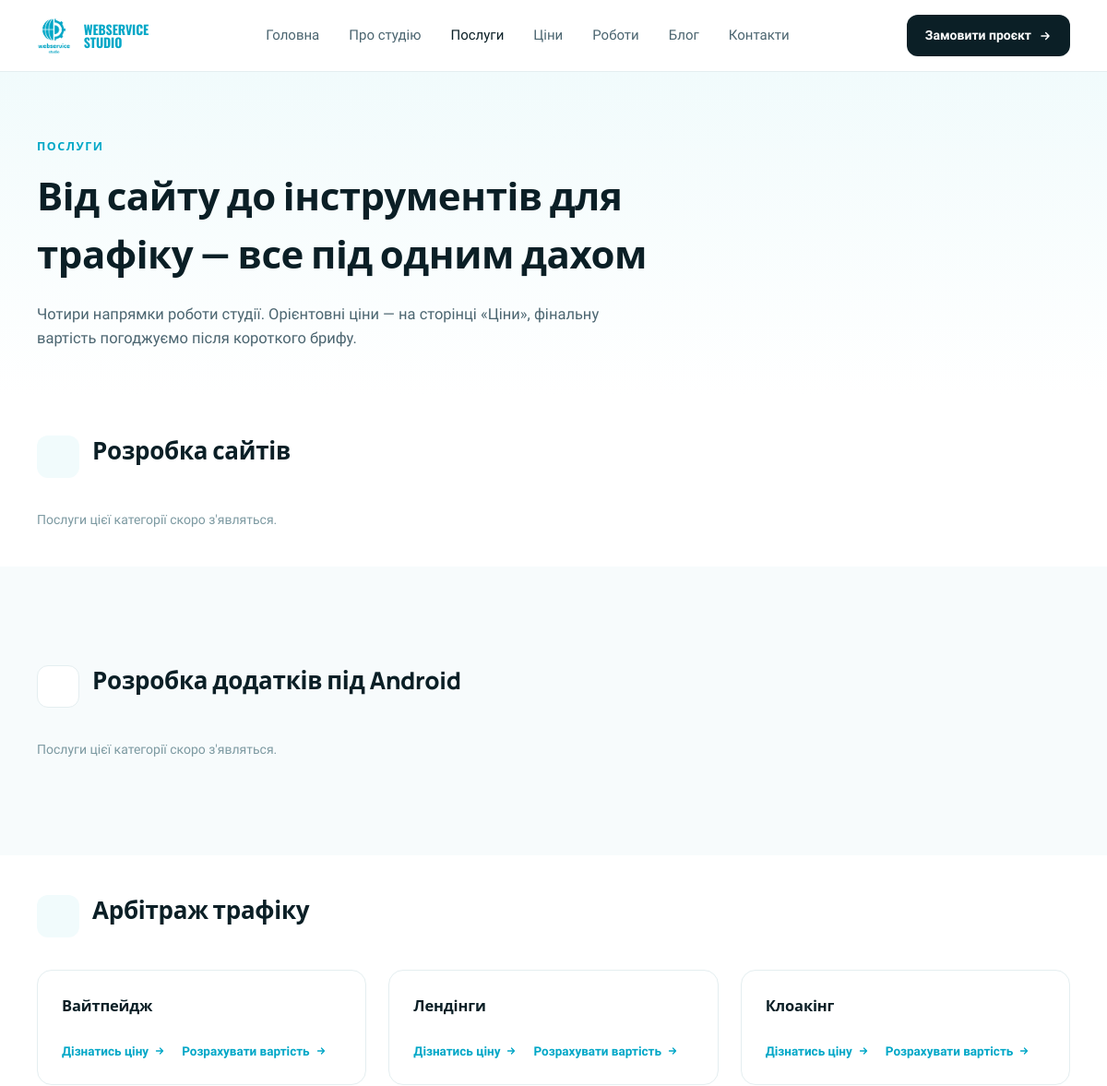
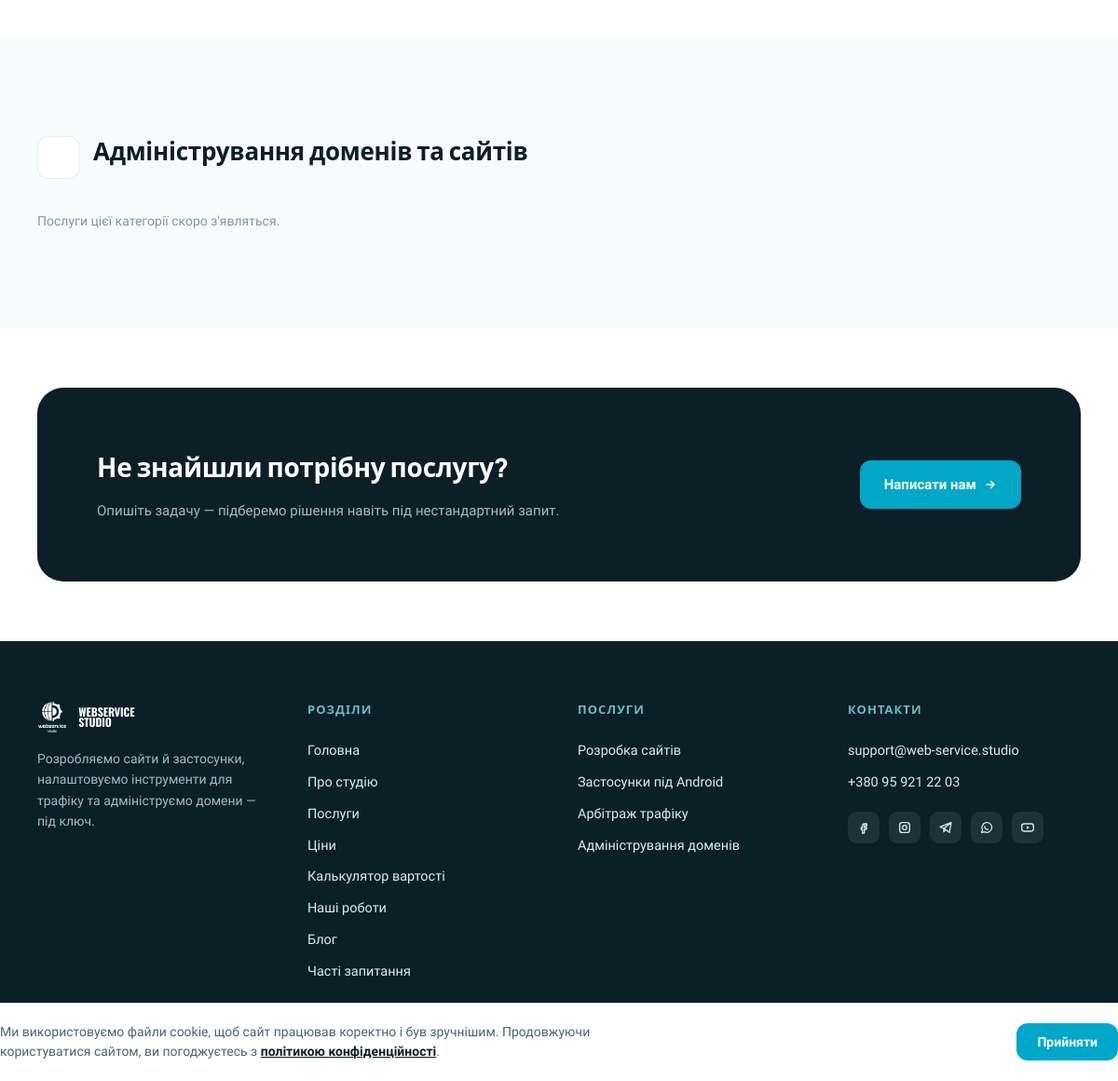
Page /poslugy on the committed database (2 pictures, top to bottom).
### tables this page shows
CREATE TABLE service_categories (
    id          INT UNSIGNED AUTO_INCREMENT PRIMARY KEY,
    name        VARCHAR(150) NOT NULL,
    slug        VARCHAR(160) NOT NULL,
    sort_order  SMALLINT UNSIGNED NOT NULL DEFAULT 0,
    status      ENUM('published','hidden') NOT NULL DEFAULT 'published',
    created_at  TIMESTAMP NOT NULL DEFAULT CURRENT_TIMESTAMP,
    updated_at  TIMESTAMP NOT NULL DEFAULT CURRENT_TIMESTAMP ON UPDATE CURRENT_TIMESTAMP,
    UNIQUE KEY uq_service_categories_slug (slug)
);

CREATE TABLE services (
    id               INT UNSIGNED AUTO_INCREMENT PRIMARY KEY,
    category_id      INT UNSIGNED NOT NULL,
    title            VARCHAR(190) NOT NULL,
    slug             VARCHAR(200) NOT NULL,
    description      TEXT NULL,
    price_from       DECIMAL(10,2) NULL COMMENT 'NULL, пока не задано в админке',
    price_to         DECIMAL(10,2) NULL,
    price_note       VARCHAR(190) NULL COMMENT 'напр. "від", "договірна", назва пакету',
    currency         CHAR(3) NOT NULL DEFAULT 'UAH',
    sort_order       SMALLINT UNSIGNED NOT NULL DEFAULT 0,
    status           ENUM('published','hidden') NOT NULL DEFAULT 'published',
    seo_title        VARCHAR(190) NULL,
    seo_description  VARCHAR(320) NULL,
    created_at       TIMESTAMP NOT NULL DEFAULT CURRENT_TIMESTAMP,
    updated_at       TIMESTAMP NOT NULL DEFAULT CURRENT_TIMESTAMP ON UPDATE CURRENT_TIMESTAMP,
    UNIQUE KEY uq_services_slug (slug),
    KEY idx_services_category (category_id),
    CONSTRAINT fk_services_category FOREIGN KEY (category_id)
        REFERENCES service_categories(id) ON UPDATE CASCADE ON DELETE RESTRICT
);

### index.php (called while the page is built, shortened)
<?php
require __DIR__ . '/includes/Router.php';
$router = new Router();
$router->get('/assets/uploads/{path}', function (array $params) {
    Upload::serve($params['path'] ?? '');
});
$router->get('/', function () {
    require __DIR__ . '/templates/home.php';
});
$router->get('/poslugy', function () {
    require __DIR__ . '/templates/services.php';
});
$router->get('/tsiny', function () {
    require __DIR__ . '/templates/pricing.php';
});
$router->get('/kalkulyator', function () {
    require __DIR__ . '/templates/calculator.php';
});
$router->get('/portfolio', function () {
    require __DIR__ . '/templates/portfolio.php';
});
$router->get('/portfolio/{slug}', function (array $params) {
    require __DIR__ . '/templates/portfolio-case.php';
});
$router->get('/blog', function () {
    require __DIR__ . '/templates/blog.php';
});
$router->get('/blog/{slug}', function (array $params) {
    require __DIR__ . '/templates/blog-article.php';
});
$router->get('/kontakty', function () {
    require __DIR__ . '/templates/contacts.php';
});
$router->get('/sitemap.xml', function () {
    require __DIR__ . '/templates/sitemap.php';
});
$router->get('/karta-sajtu', function () {
    require __DIR__ . '/templates/sitemap-page.php';
});
$router->get('/chasti-zapytannya', function () {
    require __DIR__ . '/templates/faq.php';
});
$router->post('/kontakty', function () {
    require __DIR__ . '/templates/contacts-submit.php';
});
$router->get('/{slug}', function (array $params) {
    require __DIR__ . '/templates/page.php';
});
$router->dispatch($_SERVER['REQUEST_METHOD'], $_SERVER['REQUEST_URI']);

### includes/Database.php (called while the page is built, shortened)
<?php
final class Database
{
    private static ?PDO $instance = null;
    public static function connect(array $config): PDO
    {
        if (self::$instance !== null) {
            return self::$instance;
        }
        $db = $config['db'];
        $dsn = sprintf(
            'mysql:host=%s;port=%d;dbname=%s;charset=%s',
            $db['host'],
            $db['port'],
            $db['name'],
            $db['charset']
        );
        self::$instance = new PDO($dsn, $db['user'], $db['pass'], [
            PDO::ATTR_ERRMODE => PDO::ERRMODE_EXCEPTION,
            PDO::ATTR_DEFAULT_FETCH_MODE => PDO::FETCH_ASSOC,
            PDO::ATTR_EMULATE_PREPARES => false,
        ]);
        return self::$instance;
    }
}

### includes/Model.php (called while the page is built, shortened)
<?php
abstract class Model
{
    protected static function db(): PDO
    {
        return Database::connect($GLOBALS['config']);
    }
}

### includes/models/ServiceCategory.php (called while the page is built, shortened)
<?php
class ServiceCategory extends Model
{
    public static function published(): array
    {
        $stmt = static::db()->query("SELECT * FROM service_categories WHERE status = 'published' ORDER BY sort_order, name");
        return $stmt->fetchAll();
    }
}

### includes/helpers.php (called while the page is built, shortened)
<?php
function h($value): string
{
    return htmlspecialchars((string) $value, ENT_QUOTES, 'UTF-8');
}

### includes/models/Service.php (called while the page is built, shortened)
<?php
class Service extends Model
{
    public static function publishedByCategory(int $categoryId): array
    {
        $stmt = static::db()->prepare(
            "SELECT * FROM services WHERE category_id = ? AND status = 'published' ORDER BY sort_order, title"
        );
        $stmt->execute([$categoryId]);
        return $stmt->fetchAll();
    }
}

### templates/services.php (the view, shortened to what this page needs)
<?php
$categoryIcons = [
    'rozrobka-saitiv' => '<svg width="20" height="20" viewBox="0 0 24 24" fill="none" stroke="currentColor" stroke-width="1.8"><circle cx="12" cy="12" r="9"/><path d="M3 12h18M12 3c2.5 2.6 3.8 5.7 3.8 9s-1.3 6.4-3.8 9c-2.5-2.6-3.8-5.7-3.8-9s1.3-6.4 3.8-9z"/></svg>',
    'android-dodatky' => '<svg width="20" height="20" viewBox="0 0 24 24" fill="none" stroke="currentColor" stroke-width="1.8"><rect x="6" y="3" width="12" height="18" rx="2.5"/><path d="M11 18h2"/></svg>',
    'arbitrazh-trafiku' => '<svg width="20" height="20" viewBox="0 0 24 24" fill="none" stroke="currentColor" stroke-width="1.8"><path d="M12 3l7 3v6c0 5-3 8-7 9-4-1-7-4-7-9V6l7-3z"/></svg>',
    'administruvannia' => '<svg width="20" height="20" viewBox="0 0 24 24" fill="none" stroke="currentColor" stroke-width="1.8"><rect x="4" y="4" width="16" height="6" rx="1.5"/><rect x="4" y="14" width="16" height="6" rx="1.5"/><circle cx="7.5" cy="7" r="0.6" fill="currentColor" stroke="none"/><circle cx="7.5" cy="17" r="0.6" fill="currentColor" stroke="none"/></svg>',
];
$serviceCalcAnchors = [
    'whitepage' => 'vajtpejdzh',
    'lendingy' => 'lendingy',
    'kloaking' => 'kloaking',
    'administruvannia' => 'administruvannia',
    'android' => 'android',
];
$categories = ServiceCategory::published();
$categoryServices = [];
$allServicesForSchema = [];
foreach ($categories as $cat) {
    $categoryServices[$cat['id']] = Service::publishedByCategory((int) $cat['id']);
    array_push($allServicesForSchema, ...$categoryServices[$cat['id']]);
}
require __DIR__ . '/partials/header.php';
?>
<main>
  <div class="hero">
    <div class="container">
      <span class="eyebrow">Послуги</span>
      <h1>Від сайту до інструментів для трафіку — все під одним дахом</h1>
      <p class="lead">Чотири напрямки роботи студії. Орієнтовні ціни — на сторінці «Ціни», фінальну вартість погоджуємо після короткого брифу.</p>
    </div>
  </div>
  <?php foreach ($categories as $i => $cat): $services = $categoryServices[$cat['id']]; ?>
    <div class="<?= $i % 2 === 1 ? 'section' : '' ?>" style="<?= $i % 2 === 1 ? 'background:var(--color-surface);' : '' ?>">
      <div class="container" style="padding-top:40px; padding-bottom:40px;">
        <div style="display:flex; align-items:center; gap:14px; margin-bottom:32px;">
          <span class="icon-badge <?= $i % 2 === 1 ? 'bordered' : '' ?>"><?= $categoryIcons[$cat['slug']] ?? '' ?></span>
          <h2 id="<?= h($cat['slug']) ?>" style="font-size:26px; font-weight:800; scroll-margin-top:100px;"><?= h($cat['name']) ?></h2>
        </div>
        <?php if (empty($services)): ?>
          <p style="color:var(--color-faint); font-size:14px;">Послуги цієї категорії скоро з'являться.</p>
        <?php else: ?>
          <div class="grid-3">
            <?php foreach ($services as $service): ?>
              <div class="service-card" style="<?= $i % 2 === 1 ? 'background:#FFFFFF;' : '' ?>">
                <h3><?= h($service['title']) ?></h3>
                <div style="display:flex; flex-wrap:wrap; gap:4px 18px;">
                  <a href="/tsiny#service-<?= (int) $service['id'] ?>" class="order-link">Дізнатись ціну
                    <svg width="12" height="12" viewBox="0 0 24 24" fill="none" stroke="currentColor" stroke-width="2.6" stroke-linecap="round" stroke-linejoin="round"><path d="M5 12h14M13 6l6 6-6 6"/></svg>
                  </a>
                  <?php
                    $calcHref = null;
                    if ($cat['slug'] === 'rozrobka-saitiv') {
                        $calcHref = '/kalkulyator';
                    } elseif (isset($serviceCalcAnchors[$service['slug'] ?? ''])) {
                        $calcHref = '/kalkulyator#' . $serviceCalcAnchors[$service['slug']];
                    }
                  ?>
                  <?php if ($calcHref !== null): ?>
                    <a href="<?= h($calcHref) ?>" class="order-link">Розрахувати вартість
                      <svg width="12" height="12" viewBox="0 0 24 24" fill="none" stroke="currentColor" stroke-width="2.6" stroke-linecap="round" stroke-linejoin="round"><path d="M5 12h14M13 6l6 6-6 6"/></svg>
                    </a>
                  <?php endif; ?>
                </div>
              </div>
            <?php endforeach; ?>
          </div>
        <?php endif; ?>
      </div>
    </div>
  <?php endforeach; ?>
  <div class="section">
    <div class="container">
      <div class="cta-band">
        <div>
          <h2>Не знайшли потрібну послугу?</h2>
          <p>Опишіть задачу — підберемо рішення навіть під нестандартний запит.</p>
        </div>
        <a href="/kontakty" class="btn-primary accent" style="flex-shrink:0;">Написати нам
          <svg width="14" height="14" viewBox="0 0 24 24" fill="none" stroke="currentColor" stroke-width="2.4" stroke-linecap="round" stroke-linejoin="round"><path d="M5 12h14M13 6l6 6-6 6"/></svg>
        </a>
      </div>
    </div>
  </div>
</main>
<?php require __DIR__ . '/partials/footer.php'; ?>

### includes/Router.php (shortened to what this page needs)
<?php
final class Router
{
    private array $routes = [];
    public function get(string $pattern, callable $handler): void
    {
        $this->routes['GET'][$pattern] = $handler;
    }
    public function post(string $pattern, callable $handler): void
    {
        $this->routes['POST'][$pattern] = $handler;
    }
    public function dispatch(string $method, string $uri): void
    {
        $path = parse_url($uri, PHP_URL_PATH) ?? '/';
        $path = '/' . trim($path, '/');
        if ($path !== '/') {
            $path = rtrim($path, '/');
        }
        $lookupMethod = $method === 'HEAD' ? 'GET' : $method;
        $handlers = $this->routes[$lookupMethod] ?? [];
        foreach ($handlers as $pattern => $handler) {
            $regex = $this->compile($pattern);
            if (preg_match($regex, $path, $matches)) {
                $params = array_filter($matches, 'is_string', ARRAY_FILTER_USE_KEY);
                $handler($params);
                return;
            }
        }
    }
    private function compile(string $pattern): string
    {
        $regex = preg_replace_callback('#\{([a-zA-Z_]+)\}#', function (array $m): string {
            $inner = $m[1] === 'path' ? '.+' : '[^/]+';
            return '(?P<' . $m[1] . '>' . $inner . ')';
        }, $pattern);
        return '#^' . $regex . '$#u';
    }
}

### assets/css/main.css (style rules this page uses)
:root { --color-brand: #00A7C7; --color-brand-dark: #007C93; --color-ink: #0B1F26; --color-ink-soft: #34474E; --color-muted: #4B6570; --color-faint: #7C99A1; --color-border: #E4EEF0; --color-tint: #F1FBFC; --color-tint-2: #CDEEF3; --color-surface: #F7FBFC; --font-heading: 'Manrope', system-ui, sans-serif; --font-body: 'Work Sans', system-ui, sans-serif; --font-logo: 'Oswald', system-ui, sans-serif; }
* { box-sizing: border-box; }
html { overflow-x: hidden; width: 100%; }
body { margin: 0; font-family: var(--font-body); background: #FFFFFF; color: var(--color-ink); line-height: 1.5; overflow-x: hidden; width: 100%; }
h1, h2, h3, h4 { font-family: var(--font-heading); margin: 0 0 0.5em 0; letter-spacing: -0.01em; overflow-wrap: break-word; }
p { overflow-wrap: break-word; }
p { margin: 0; }
a { color: var(--color-brand); text-decoration: none; }
.container { max-width: 1360px; margin: 0 auto; padding: 0 40px; }
.section { padding: 64px 0; }
.eyebrow { font-family: var(--font-heading); font-weight: 700; font-size: 12.5px; letter-spacing: 0.12em; text-transform: uppercase; color: var(--color-brand); display: block; margin-bottom: 12px; }
.hero { background: linear-gradient(180deg, var(--color-tint) 0%, #FFFFFF 100%); padding: 72px 0 48px; }
.hero h1 { font-size: 42px; font-weight: 800; max-width: 720px; }
.hero p.lead { font-size: 16.5px; line-height: 1.6; color: var(--color-muted); max-width: 640px; margin-top: 18px; }
.btn-primary { display: inline-flex; align-items: center; justify-content: center; gap: 8px; background: var(--color-ink); color: #FFFFFF; padding: 15px 26px; border-radius: 12px; font-weight: 600; font-size: 15px; border: none; cursor: pointer; font-family: var(--font-body); }
.btn-primary.accent { background: var(--color-brand); }
.order-link { font-size: 13.5px; font-weight: 600; display: inline-flex; align-items: center; gap: 6px; margin-top: 4px; }
.service-card { background: #FFFFFF; border: 1px solid var(--color-border); border-radius: 16px; padding: 26px; display: flex; flex-direction: column; gap: 14px; }
.service-card h3 { font-size: 16.5px; font-weight: 700; }
.icon-badge { width: 46px; height: 46px; border-radius: 12px; background: var(--color-tint); display: flex; align-items: center; justify-content: center; color: var(--color-brand); flex-shrink: 0; }
.icon-badge.bordered { background: #FFFFFF; border: 1px solid var(--color-border); }
.cta-band { background: var(--color-ink); border-radius: 28px; padding: 64px; display: flex; align-items: center; justify-content: space-between; gap: 32px; flex-wrap: wrap; }
.cta-band h2 { font-size: 28px; font-weight: 800; color: #FFFFFF; }
.cta-band p { font-size: 15px; line-height: 1.6; color: #9FBCC4; max-width: 560px; margin-top: 12px; }
.grid-3 { display: grid; grid-template-columns: repeat(3, minmax(0, 1fr)); gap: 24px; }

### rows in the picture
service_categories: name "Розробка сайтів", shows "Послуги цієї категорії скоро з'являться."
service_categories: name "Розробка додатків під Android", shows "Послуги цієї категорії скоро з'являться."
service_categories: name "Арбітраж трафіку"
services: title "Вайтпейдж"
services: title "Лендінги"
services: title "Клоакінг"
service_categories: name "Адміністрування доменів та сайтів", shows "Послуги цієї категорії скоро з'являться."

### other values in the picture
$label "Головна"
$label "Про студію"
$label "Послуги"
$label "Ціни"
$label "Роботи"
$label "Блог"
$label "Контакти"
